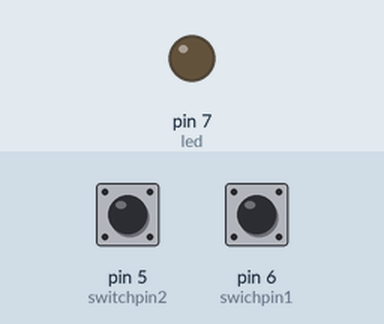
This sketch was run on a simulated Arduino Uno, built with avr-gcc and run on an emulated ATmega328P. Shown: output pins drawn as LEDs (lit = HIGH). The inputs (shaded band) are chosen by the test bench; at power-on: pin 6 (swichpin1) LOW, pin 5 (switchpin2) LOW.

Above: at 1.2 s.
1.3 s: pin 6 (swichpin1) pulled HIGH for 0.15 s
At 2.0 s:
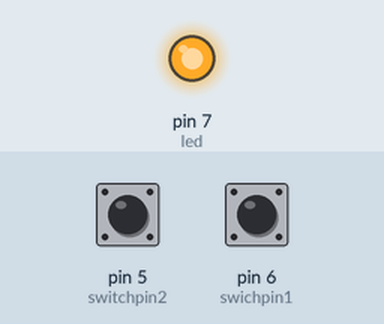
2.9 s: pin 5 (switchpin2) pulled HIGH for 0.15 s
At 3.2 s:
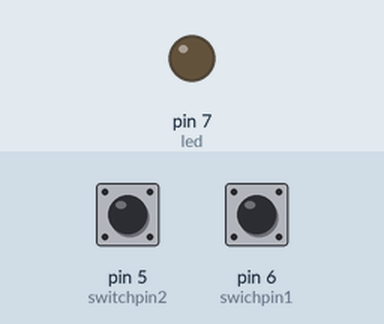
4.5 s: pin 6 (swichpin1) pulled HIGH for 1 s
At 5.7 s:
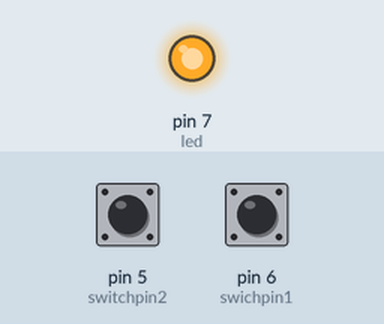
Timing chart, 0 to 7.5 s (numbered marks = the images above; inputs shaded):
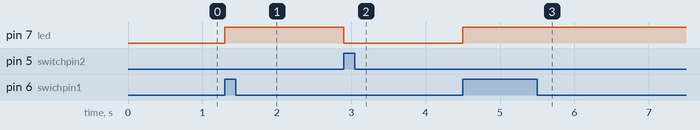

The sketch:

blinking_led.ino
```cpp
const short led = 7;
 const short  swichpin1 =6;
 const short switchpin2=5;
void setup() {
  // put your setup code here, to run once:
pinMode (led , OUTPUT );
pinMode (swichpin1 ,INPUT );
pinMode (switchpin2 ,INPUT );
}

void loop() {
  // put your main code here, to run repeatedly:
bool on= digitalRead (6);
bool off=digitalRead (5);
if (on == HIGH){
digitalWrite (led , HIGH);
}
else if (off ==HIGH) {
  digitalWrite (led , LOW);
  }
}
```

Measured:
- after the input at 1.3 s, pin 7 (led): LOW → HIGH at once
- after the input at 2.9 s, pin 7 (led): HIGH → LOW at once
- after the input at 4.5 s, pin 7 (led): LOW → HIGH at once
